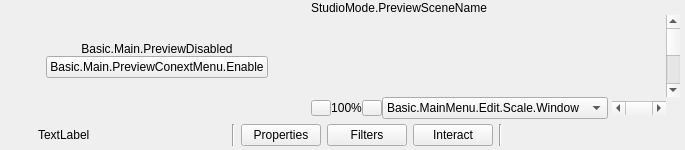
<?xml version='1.0' encoding='UTF-8'?>
<ui version="4.0">
 <class>LHPreviewDock</class>
 <widget class="QWidget" name="LHPreviewDock">
  <layout class="QVBoxLayout" name="verticalLayout">
   <property name="spacing">
    <number>0</number>
   </property>
   <property name="leftMargin">
    <number>4</number>
   </property>
   <property name="topMargin">
    <number>0</number>
   </property>
   <property name="rightMargin">
    <number>4</number>
   </property>
   <property name="bottomMargin">
    <number>0</number>
   </property>
   <item>
    <widget class="QWidget" name="canvasEditor">
     <layout class="QHBoxLayout" name="previewLayout">
      <property name="spacing">
       <number>2</number>
      </property>
      <property name="leftMargin">
       <number>1</number>
      </property>
      <property name="topMargin">
       <number>1</number>
      </property>
      <property name="rightMargin">
       <number>1</number>
      </property>
      <property name="bottomMargin">
       <number>1</number>
      </property>
      <item>
       <widget class="QFrame" name="previewDisabledWidget">
        <property name="sizePolicy">
         <sizepolicy hsizetype="Expanding" vsizetype="Expanding">
          <horstretch>0</horstretch>
          <verstretch>0</verstretch>
         </sizepolicy>
        </property>
        <layout class="QVBoxLayout" name="verticalLayout_7">
         <property name="spacing">
          <number>0</number>
         </property>
         <property name="leftMargin">
          <number>1</number>
         </property>
         <property name="topMargin">
          <number>1</number>
         </property>
         <property name="rightMargin">
          <number>1</number>
         </property>
         <property name="bottomMargin">
          <number>1</number>
         </property>
         <item>
          <spacer name="verticalSpacer_2">
           <property name="orientation">
            <enum>Qt::Orientation::Vertical</enum>
           </property>
           <property name="sizeHint" stdset="0">
            <size>
             <width>20</width>
             <height>40</height>
            </size>
           </property>
          </spacer>
         </item>
         <item>
          <widget class="QLabel" name="label">
           <property name="sizePolicy">
            <sizepolicy hsizetype="Preferred" vsizetype="Preferred">
             <horstretch>0</horstretch>
             <verstretch>0</verstretch>
            </sizepolicy>
           </property>
           <property name="text">
            <string>Basic.Main.PreviewDisabled</string>
           </property>
           <property name="alignment">
            <set>Qt::AlignmentFlag::AlignCenter</set>
           </property>
          </widget>
         </item>
         <item>
          <layout class="QHBoxLayout" name="horizontalLayout">
           <item>
            <spacer name="horizontalSpacer_2">
             <property name="orientation">
              <enum>Qt::Orientation::Horizontal</enum>
             </property>
             <property name="sizeHint" stdset="0">
              <size>
               <width>40</width>
               <height>20</height>
              </size>
             </property>
            </spacer>
           </item>
           <item>
            <widget class="QPushButton" name="enablePreviewButton">
             <property name="text">
              <string>Basic.Main.PreviewConextMenu.Enable</string>
             </property>
            </widget>
           </item>
           <item>
            <spacer name="horizontalSpacer_3">
             <property name="orientation">
              <enum>Qt::Orientation::Horizontal</enum>
             </property>
             <property name="sizeHint" stdset="0">
              <size>
               <width>40</width>
               <height>20</height>
              </size>
             </property>
            </spacer>
           </item>
          </layout>
         </item>
         <item>
          <spacer name="verticalSpacer_3">
           <property name="orientation">
            <enum>Qt::Orientation::Vertical</enum>
           </property>
           <property name="sizeHint" stdset="0">
            <size>
             <width>20</width>
             <height>40</height>
            </size>
           </property>
          </spacer>
         </item>
        </layout>
       </widget>
      </item>
      <item>
       <widget class="QWidget" name="previewContainer">
        <layout class="QVBoxLayout" name="previewTextLayout">
         <property name="spacing">
          <number>0</number>
         </property>
         <property name="leftMargin">
          <number>0</number>
         </property>
         <property name="topMargin">
          <number>0</number>
         </property>
         <property name="rightMargin">
          <number>0</number>
         </property>
         <property name="bottomMargin">
          <number>0</number>
         </property>
         <item>
          <widget class="QLabel" name="previewLabel">
           <property name="sizePolicy">
            <sizepolicy hsizetype="Ignored" vsizetype="Preferred">
             <horstretch>0</horstretch>
             <verstretch>0</verstretch>
            </sizepolicy>
           </property>
           <property name="text">
            <string>StudioMode.PreviewSceneName</string>
           </property>
           <property name="alignment">
            <set>Qt::AlignmentFlag::AlignLeading|Qt::AlignmentFlag::AlignLeft|Qt::AlignmentFlag::AlignVCenter</set>
           </property>
           <property name="class" stdset="0">
            <string>label-preview-title</string>
           </property>
          </widget>
         </item>
         <item>
          <layout class="QGridLayout" name="gridLayout">
           <property name="spacing">
            <number>0</number>
           </property>
           <item row="1" column="0" colspan="2">
            <widget class="LHPreview" name="preview" native="true">
             <property name="sizePolicy">
              <sizepolicy hsizetype="Expanding" vsizetype="Expanding">
               <horstretch>0</horstretch>
               <verstretch>0</verstretch>
              </sizepolicy>
             </property>
             <property name="minimumSize">
              <size>
               <width>32</width>
               <height>32</height>
              </size>
             </property>
             <property name="focusPolicy">
              <enum>Qt::FocusPolicy::ClickFocus</enum>
             </property>
             <property name="contextMenuPolicy">
              <enum>Qt::ContextMenuPolicy::CustomContextMenu</enum>
             </property>
            </widget>
           </item>
           <item row="2" column="1">
            <widget class="QWidget" name="previewXContainer">
             <layout class="QHBoxLayout" name="horizontalLayout_7">
              <property name="spacing">
               <number>0</number>
              </property>
              <property name="leftMargin">
               <number>0</number>
              </property>
              <property name="topMargin">
               <number>0</number>
              </property>
              <property name="rightMargin">
               <number>0</number>
              </property>
              <property name="bottomMargin">
               <number>0</number>
              </property>
              <item>
               <widget class="QPushButton" name="previewZoomOutButton">
                <property name="sizePolicy">
                 <sizepolicy hsizetype="Fixed" vsizetype="Fixed">
                  <horstretch>0</horstretch>
                  <verstretch>0</verstretch>
                 </sizepolicy>
                </property>
                <property name="minimumSize">
                 <size>
                  <width>20</width>
                  <height>16</height>
                 </size>
                </property>
                <property name="maximumSize">
                 <size>
                  <width>20</width>
                  <height>16</height>
                 </size>
                </property>
                <property name="toolTip">
                 <string>Basic.MainMenu.Edit.Scale.ZoomOut</string>
                </property>
                <property name="accessibleName">
                 <string>Basic.MainMenu.Edit.Scale.ZoomOut</string>
                </property>
                <property name="text">
                 <string />
                </property>
                <property name="icon">
                 <iconset resource="obs.qrc">
                  <normaloff>:/res/images/minus.svg</normaloff>:/res/images/minus.svg</iconset>
                </property>
                <property name="iconSize">
                 <size>
                  <width>8</width>
                  <height>8</height>
                 </size>
                </property>
                <property name="toolButton" stdset="0">
                 <bool>true</bool>
                </property>
                <property name="class" stdset="0">
                 <string>icon-minus</string>
                </property>
               </widget>
              </item>
              <item>
               <widget class="OBSPreviewScalingLabel" name="previewScalePercent">
                <property name="text">
                 <string>100%</string>
                </property>
                <property name="alignment">
                 <set>Qt::AlignmentFlag::AlignCenter</set>
                </property>
               </widget>
              </item>
              <item>
               <widget class="QPushButton" name="previewZoomInButton">
                <property name="sizePolicy">
                 <sizepolicy hsizetype="Fixed" vsizetype="Fixed">
                  <horstretch>0</horstretch>
                  <verstretch>0</verstretch>
                 </sizepolicy>
                </property>
                <property name="minimumSize">
                 <size>
                  <width>20</width>
                  <height>16</height>
                 </size>
                </property>
                <property name="maximumSize">
                 <size>
                  <width>20</width>
                  <height>16</height>
                 </size>
                </property>
                <property name="toolTip">
                 <string>Basic.MainMenu.Edit.Scale.ZoomIn</string>
                </property>
                <property name="accessibleName">
                 <string>Basic.MainMenu.Edit.Scale.ZoomIn</string>
                </property>
                <property name="text">
                 <string />
                </property>
                <property name="icon">
                 <iconset resource="obs.qrc">
                  <normaloff>:/res/images/plus.svg</normaloff>:/res/images/plus.svg</iconset>
                </property>
                <property name="iconSize">
                 <size>
                  <width>8</width>
                  <height>8</height>
                 </size>
                </property>
                <property name="toolButton" stdset="0">
                 <bool>true</bool>
                </property>
                <property name="class" stdset="0">
                 <string>icon-plus</string>
                </property>
               </widget>
              </item>
              <item>
               <widget class="OBSPreviewScalingComboBox" name="previewScalingMode">
                <item>
                 <property name="text">
                  <string>Basic.MainMenu.Edit.Scale.Window</string>
                 </property>
                </item>
                <item>
                 <property name="text">
                  <string>Basic.MainMenu.Edit.Scale.Canvas</string>
                 </property>
                </item>
               </widget>
              </item>
              <item>
               <spacer name="horizontalSpacer_5">
                <property name="orientation">
                 <enum>Qt::Orientation::Horizontal</enum>
                </property>
                <property name="sizeType">
                 <enum>QSizePolicy::Policy::Fixed</enum>
                </property>
                <property name="sizeHint" stdset="0">
                 <size>
                  <width>4</width>
                  <height>0</height>
                 </size>
                </property>
               </spacer>
              </item>
              <item>
               <widget class="QScrollBar" name="previewXScrollBar">
                <property name="sizePolicy">
                 <sizepolicy hsizetype="MinimumExpanding" vsizetype="Fixed">
                  <horstretch>0</horstretch>
                  <verstretch>0</verstretch>
                 </sizepolicy>
                </property>
                <property name="minimum">
                 <number>-200</number>
                </property>
                <property name="maximum">
                 <number>200</number>
                </property>
                <property name="singleStep">
                 <number>10</number>
                </property>
                <property name="pageStep">
                 <number>100</number>
                </property>
                <property name="orientation">
                 <enum>Qt::Orientation::Horizontal</enum>
                </property>
               </widget>
              </item>
             </layout>
            </widget>
           </item>
           <item row="1" column="2">
            <widget class="QScrollBar" name="previewYScrollBar">
             <property name="orientation">
              <enum>Qt::Orientation::Vertical</enum>
             </property>
            </widget>
           </item>
          </layout>
         </item>
        </layout>
       </widget>
      </item>
     </layout>
    </widget>
   </item>
   <item>
    <widget class="QFrame" name="contextContainer">
     <property name="sizePolicy">
      <sizepolicy hsizetype="Preferred" vsizetype="Preferred">
       <horstretch>0</horstretch>
       <verstretch>0</verstretch>
      </sizepolicy>
     </property>
     <property name="minimumSize">
      <size>
       <width>0</width>
       <height>0</height>
      </size>
     </property>
     <layout class="QHBoxLayout" name="horizontalLayout9">
      <property name="spacing">
       <number>6</number>
      </property>
      <property name="sizeConstraint">
       <enum>QLayout::SizeConstraint::SetDefaultConstraint</enum>
      </property>
      <property name="leftMargin">
       <number>6</number>
      </property>
      <property name="topMargin">
       <number>4</number>
      </property>
      <property name="rightMargin">
       <number>6</number>
      </property>
      <property name="bottomMargin">
       <number>4</number>
      </property>
      <item>
       <widget class="QFrame" name="contextSubContainer">
        <property name="sizePolicy">
         <sizepolicy hsizetype="Preferred" vsizetype="Preferred">
          <horstretch>0</horstretch>
          <verstretch>0</verstretch>
         </sizepolicy>
        </property>
        <property name="minimumSize">
         <size>
          <width>0</width>
          <height>0</height>
         </size>
        </property>
        <layout class="QHBoxLayout" name="horizontalLayout_5">
         <property name="spacing">
          <number>6</number>
         </property>
         <property name="leftMargin">
          <number>0</number>
         </property>
         <property name="topMargin">
          <number>0</number>
         </property>
         <property name="rightMargin">
          <number>0</number>
         </property>
         <property name="bottomMargin">
          <number>0</number>
         </property>
         <item>
          <widget class="QLabel" name="contextSourceIcon">
           <property name="sizePolicy">
            <sizepolicy hsizetype="Fixed" vsizetype="Fixed">
             <horstretch>0</horstretch>
             <verstretch>0</verstretch>
            </sizepolicy>
           </property>
           <property name="minimumSize">
            <size>
             <width>22</width>
             <height>22</height>
            </size>
           </property>
           <property name="maximumSize">
            <size>
             <width>22</width>
             <height>22</height>
            </size>
           </property>
           <property name="text">
            <string />
           </property>
          </widget>
         </item>
         <item>
          <widget class="QLabel" name="contextSourceLabel">
           <property name="sizePolicy">
            <sizepolicy hsizetype="Preferred" vsizetype="Fixed">
             <horstretch>0</horstretch>
             <verstretch>0</verstretch>
            </sizepolicy>
           </property>
           <property name="minimumSize">
            <size>
             <width>160</width>
             <height>22</height>
            </size>
           </property>
           <property name="maximumSize">
            <size>
             <width>160</width>
             <height>22</height>
            </size>
           </property>
           <property name="text">
            <string>TextLabel</string>
           </property>
          </widget>
         </item>
         <item>
          <widget class="QLabel" name="contextSourceIconSpacer">
           <property name="sizePolicy">
            <sizepolicy hsizetype="Fixed" vsizetype="Fixed">
             <horstretch>0</horstretch>
             <verstretch>0</verstretch>
            </sizepolicy>
           </property>
           <property name="minimumSize">
            <size>
             <width>22</width>
             <height>22</height>
            </size>
           </property>
           <property name="maximumSize">
            <size>
             <width>22</width>
             <height>22</height>
            </size>
           </property>
           <property name="text">
            <string />
           </property>
          </widget>
         </item>
         <item>
          <widget class="Line" name="line_3">
           <property name="orientation">
            <enum>Qt::Orientation::Vertical</enum>
           </property>
          </widget>
         </item>
         <item>
          <widget class="QPushButton" name="sourcePropertiesButton">
           <property name="sizePolicy">
            <sizepolicy hsizetype="Minimum" vsizetype="Fixed">
             <horstretch>0</horstretch>
             <verstretch>0</verstretch>
            </sizepolicy>
           </property>
           <property name="minimumSize">
            <size>
             <width>0</width>
             <height>22</height>
            </size>
           </property>
           <property name="toolTip">
            <string>SourceProperties</string>
           </property>
           <property name="text">
            <string>Properties</string>
           </property>
           <property name="icon">
            <iconset resource="obs.qrc">
             <normaloff>:/settings/images/settings/general.svg</normaloff>:/settings/images/settings/general.svg</iconset>
           </property>
           <property name="flat">
            <bool>false</bool>
           </property>
          </widget>
         </item>
         <item>
          <widget class="QPushButton" name="sourceFiltersButton">
           <property name="minimumSize">
            <size>
             <width>0</width>
             <height>22</height>
            </size>
           </property>
           <property name="toolTip">
            <string>SourceFilters</string>
           </property>
           <property name="text">
            <string>Filters</string>
           </property>
           <property name="icon">
            <iconset resource="obs.qrc">
             <normaloff>:/res/images/filter.svg</normaloff>:/res/images/filter.svg</iconset>
           </property>
           <property name="flat">
            <bool>false</bool>
           </property>
          </widget>
         </item>
         <item>
          <widget class="QPushButton" name="sourceInteractButton">
           <property name="minimumSize">
            <size>
             <width>0</width>
             <height>22</height>
            </size>
           </property>
           <property name="toolTip">
            <string>Interact</string>
           </property>
           <property name="text">
            <string>Interact</string>
           </property>
           <property name="icon">
            <iconset resource="obs.qrc">
             <normaloff>:/res/images/interact.svg</normaloff>:/res/images/interact.svg</iconset>
           </property>
           <property name="flat">
            <bool>false</bool>
           </property>
           <property name="class" stdset="0">
            <string notr="true">icon-touch</string>
           </property>
          </widget>
         </item>
         <item>
          <widget class="Line" name="line">
           <property name="orientation">
            <enum>Qt::Orientation::Vertical</enum>
           </property>
          </widget>
         </item>
        </layout>
       </widget>
      </item>
      <item>
       <widget class="QFrame" name="emptySpace">
        <property name="sizePolicy">
         <sizepolicy hsizetype="Expanding" vsizetype="Minimum">
          <horstretch>0</horstretch>
          <verstretch>0</verstretch>
         </sizepolicy>
        </property>
        <property name="minimumSize">
         <size>
          <width>0</width>
          <height>22</height>
         </size>
        </property>
        <layout class="QHBoxLayout" name="horizontalLayout_6">
         <property name="spacing">
          <number>0</number>
         </property>
         <property name="leftMargin">
          <number>0</number>
         </property>
         <property name="topMargin">
          <number>0</number>
         </property>
         <property name="rightMargin">
          <number>0</number>
         </property>
         <property name="bottomMargin">
          <number>0</number>
         </property>
        </layout>
       </widget>
      </item>
     </layout>
    </widget>
   </item>
  </layout>
 </widget>
 <customwidgets>
  <customwidget>
   <class>LHPreview</class>
   <extends>QWidget</extends>
   <header>LHPreview.hpp</header>
   <container>1</container>
  </customwidget>
  <customwidget>
   <class>OBSPreviewScalingLabel</class>
   <extends>QLabel</extends>
   <header>OBSPreviewScalingLabel.hpp</header>
  </customwidget>
  <customwidget>
   <class>OBSPreviewScalingComboBox</class>
   <extends>QComboBox</extends>
   <header>OBSPreviewScalingComboBox.hpp</header>
  </customwidget>
 </customwidgets>
 <resources>
  <include location="obs.qrc" />
 </resources>
 <connections />
</ui>
